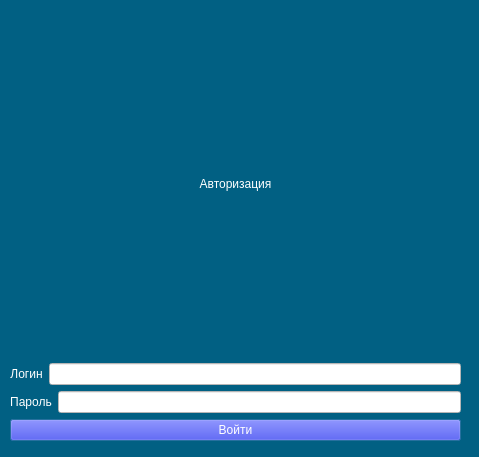
<?xml version="1.0" encoding="UTF-8"?>
<ui version="4.0">
 <class>Autorisation</class>
 <widget class="QDialog" name="Autorisation">
  <property name="geometry">
   <rect>
    <x>0</x>
    <y>0</y>
    <width>479</width>
    <height>457</height>
   </rect>
  </property>
  <property name="windowTitle">
   <string>Форма авторизации</string>
  </property>
  <property name="styleSheet">
   <string notr="true">background-color: rgb(0, 97, 97);
background-color: rgb(1, 96, 131);</string>
  </property>
  <widget class="QWidget" name="widget" native="true">
   <property name="geometry">
    <rect>
     <x>10</x>
     <y>10</y>
     <width>451</width>
     <height>431</height>
    </rect>
   </property>
   <layout class="QVBoxLayout" name="verticalLayout_2">
    <item>
     <widget class="QLabel" name="label_autorisation">
      <property name="sizePolicy">
       <sizepolicy hsizetype="Preferred" vsizetype="Preferred">
        <horstretch>0</horstretch>
        <verstretch>0</verstretch>
       </sizepolicy>
      </property>
      <property name="styleSheet">
       <string notr="true">font: 75 28pt &quot;MS Shell Dlg 2&quot;;
color: rgb(255, 255, 255);</string>
      </property>
      <property name="text">
       <string>Авторизация</string>
      </property>
      <property name="alignment">
       <set>Qt::AlignCenter</set>
      </property>
     </widget>
    </item>
    <item>
     <layout class="QHBoxLayout" name="horizontalLayout">
      <item>
       <widget class="QLabel" name="label_login">
        <property name="styleSheet">
         <string notr="true">font: 75 18pt &quot;MS Shell Dlg 2&quot;;
color: rgb(255, 255, 255);</string>
        </property>
        <property name="text">
         <string>Логин</string>
        </property>
        <property name="alignment">
         <set>Qt::AlignCenter</set>
        </property>
       </widget>
      </item>
      <item>
       <widget class="QLineEdit" name="lineEdit_login">
        <property name="styleSheet">
         <string notr="true">background-color: rgb(255, 255, 255);</string>
        </property>
       </widget>
      </item>
     </layout>
    </item>
    <item>
     <layout class="QHBoxLayout" name="horizontalLayout_2">
      <item>
       <widget class="QLabel" name="label_password">
        <property name="styleSheet">
         <string notr="true">font: 75 18pt &quot;MS Shell Dlg 2&quot;;
color: rgb(255, 255, 255);</string>
        </property>
        <property name="text">
         <string>Пароль</string>
        </property>
        <property name="alignment">
         <set>Qt::AlignCenter</set>
        </property>
       </widget>
      </item>
      <item>
       <widget class="QLineEdit" name="lineEdit_password">
        <property name="styleSheet">
         <string notr="true">background-color: rgb(255, 255, 255);</string>
        </property>
       </widget>
      </item>
     </layout>
    </item>
    <item>
     <widget class="QPushButton" name="pushButton_enter">
      <property name="minimumSize">
       <size>
        <width>75</width>
        <height>0</height>
       </size>
      </property>
      <property name="styleSheet">
       <string notr="true">background-color: rgb(0, 0, 255);
font: 14pt &quot;MS Shell Dlg 2&quot;; color: rgb(255, 255, 255)
</string>
      </property>
      <property name="text">
       <string>Войти</string>
      </property>
     </widget>
    </item>
   </layout>
  </widget>
 </widget>
 <resources/>
 <connections/>
</ui>
